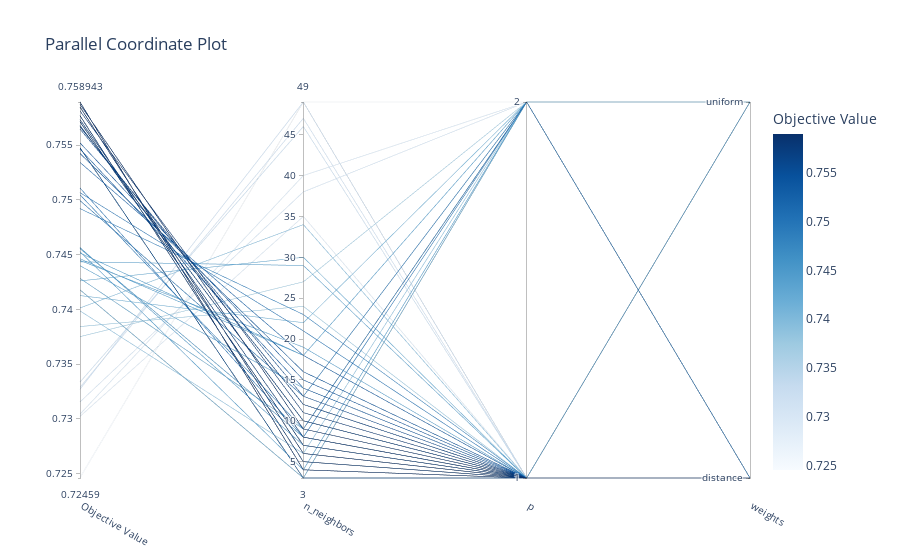

The cell this chart's notebook holds for it:
### Code cell
optuna.visualization.plot_parallel_coordinate(study_knn)
